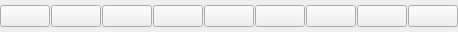
<?xml version="1.0" encoding="UTF-8"?>
<ui version="4.0">
 <class>FrmDbNav</class>
 <widget class="QWidget" name="FrmDbNav">
  <property name="geometry">
   <rect>
    <x>0</x>
    <y>0</y>
    <width>458</width>
    <height>32</height>
   </rect>
  </property>
  <property name="windowTitle">
   <string>Form</string>
  </property>
  <layout class="QHBoxLayout" name="horizontalLayout">
   <property name="spacing">
    <number>1</number>
   </property>
   <property name="leftMargin">
    <number>0</number>
   </property>
   <property name="topMargin">
    <number>0</number>
   </property>
   <property name="rightMargin">
    <number>0</number>
   </property>
   <property name="bottomMargin">
    <number>0</number>
   </property>
   <item>
    <widget class="QPushButton" name="btnFirst">
     <property name="text">
      <string/>
     </property>
     <property name="icon">
      <iconset resource="guiResources.qrc">
       <normaloff>:/svg/svg/first_page_48px.svg</normaloff>:/svg/svg/first_page_48px.svg</iconset>
     </property>
    </widget>
   </item>
   <item>
    <widget class="QPushButton" name="btnPrior">
     <property name="text">
      <string/>
     </property>
     <property name="icon">
      <iconset resource="guiResources.qrc">
       <normaloff>:/svg/svg/navigate_before_48px.svg</normaloff>:/svg/svg/navigate_before_48px.svg</iconset>
     </property>
    </widget>
   </item>
   <item>
    <widget class="QPushButton" name="btnNext">
     <property name="text">
      <string/>
     </property>
     <property name="icon">
      <iconset resource="guiResources.qrc">
       <normaloff>:/svg/svg/navigate_next_48px.svg</normaloff>:/svg/svg/navigate_next_48px.svg</iconset>
     </property>
    </widget>
   </item>
   <item>
    <widget class="QPushButton" name="btnLast">
     <property name="text">
      <string/>
     </property>
     <property name="icon">
      <iconset resource="guiResources.qrc">
       <normaloff>:/svg/svg/last_page_48px.svg</normaloff>:/svg/svg/last_page_48px.svg</iconset>
     </property>
    </widget>
   </item>
   <item>
    <widget class="QPushButton" name="btnCancel">
     <property name="text">
      <string/>
     </property>
     <property name="icon">
      <iconset resource="guiResources.qrc">
       <normaloff>:/svg/svg/cancel_grad200_48px.svg</normaloff>:/svg/svg/cancel_grad200_48px.svg</iconset>
     </property>
    </widget>
   </item>
   <item>
    <widget class="QPushButton" name="btnDelete">
     <property name="text">
      <string/>
     </property>
     <property name="icon">
      <iconset resource="guiResources.qrc">
       <normaloff>:/svg/svg/delete_48px.svg</normaloff>:/svg/svg/delete_48px.svg</iconset>
     </property>
    </widget>
   </item>
   <item>
    <widget class="QPushButton" name="btnSave">
     <property name="text">
      <string/>
     </property>
     <property name="icon">
      <iconset resource="guiResources.qrc">
       <normaloff>:/svg/svg/file_save_grad200_48px.svg</normaloff>:/svg/svg/file_save_grad200_48px.svg</iconset>
     </property>
    </widget>
   </item>
   <item>
    <widget class="QPushButton" name="btnRefresh">
     <property name="toolTip">
      <string>&lt;html&gt;&lt;head/&gt;&lt;body&gt;&lt;p&gt;&lt;span style=&quot; font-weight:700;&quot;&gt;RAFRICHIR LES INFORMATIONS&lt;/span&gt;&lt;/p&gt;&lt;p&gt;&lt;span style=&quot; font-weight:700;&quot;&gt;Les information sera telecharge&lt;/span&gt;&lt;/p&gt;&lt;/body&gt;&lt;/html&gt;</string>
     </property>
     <property name="text">
      <string/>
     </property>
     <property name="icon">
      <iconset resource="guiResources.qrc">
       <normaloff>:/svg/svg/refresh_48px.svg</normaloff>:/svg/svg/refresh_48px.svg</iconset>
     </property>
    </widget>
   </item>
   <item>
    <widget class="QPushButton" name="btnLock">
     <property name="toolTip">
      <string>&lt;html&gt;&lt;head/&gt;&lt;body&gt;&lt;p&gt;&lt;span style=&quot; font-weight:700;&quot;&gt;VEROUILLER LES INFORMATIONS&lt;/span&gt;&lt;br/&gt;Ne peut modifier les informations&lt;/p&gt;&lt;/body&gt;&lt;/html&gt;</string>
     </property>
     <property name="text">
      <string/>
     </property>
     <property name="icon">
      <iconset resource="guiResources.qrc">
       <normaloff>:/svg/svg/lock_48px.svg</normaloff>:/svg/svg/lock_48px.svg</iconset>
     </property>
    </widget>
   </item>
  </layout>
 </widget>
 <resources>
  <include location="guiResources.qrc"/>
 </resources>
 <connections/>
</ui>
